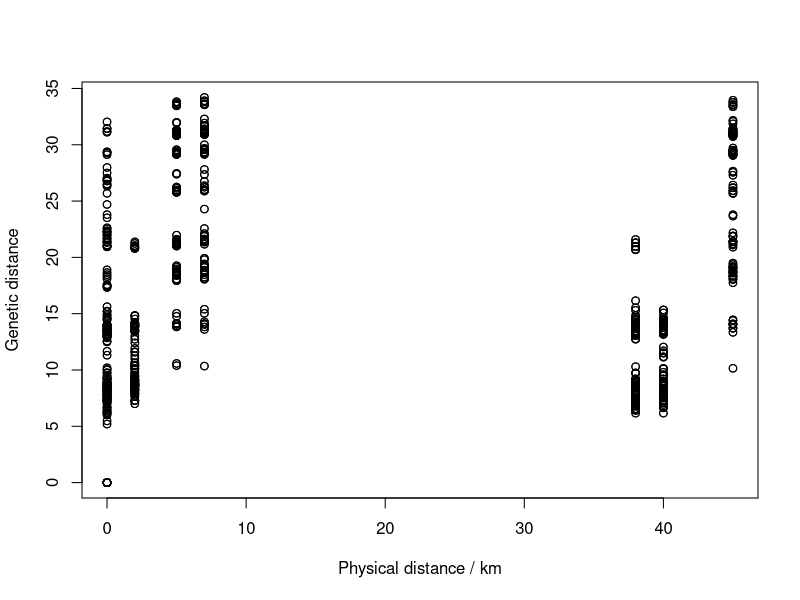
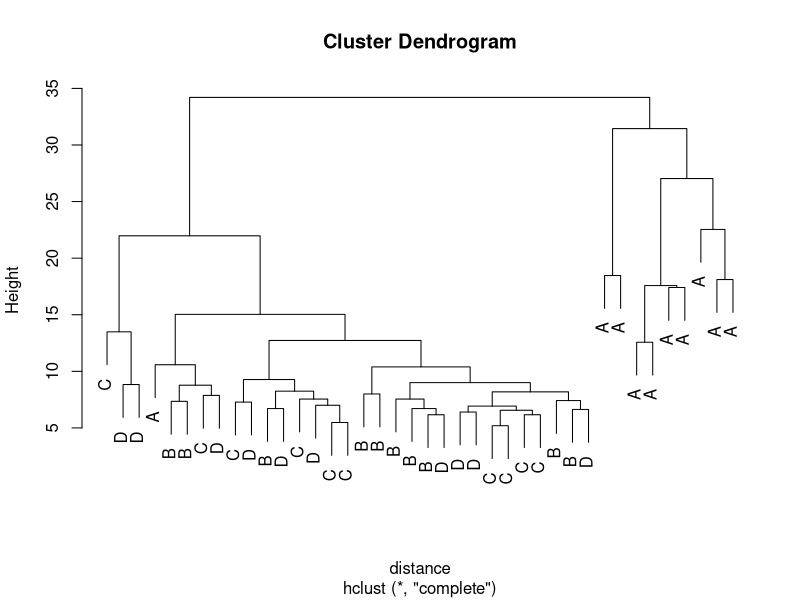
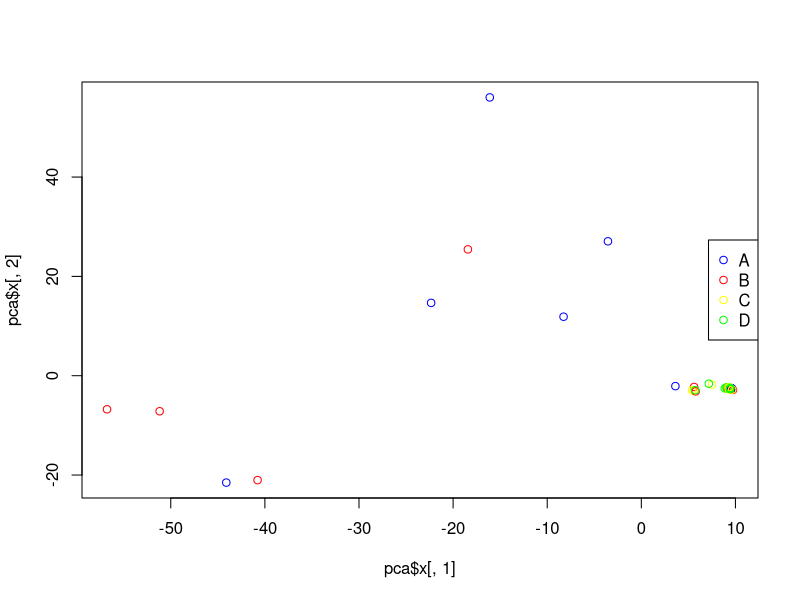

R code for these plots, in order:

# I first do Q1 by the FST method.
# Then Q2, genetic distance vs physical distance - he doesn't show how to do this in the example code...
# Then I've copy & pasted the example code for PCA and tree annotation methods as these are simpler.

# BTW if you dont get PCA, I found this video super helpful: https://www.youtube.com/watch?v=FgakZw6K1QQ
# Or if youre lazy: https://www.youtube.com/watch?v=HMOI_lkzW08

#######################
### FST calculation ###
### --------------- ###
#######################

# we will calculate FST for each pair of populations (A vs B, A vs C etc etc)

# load in data as a matrix (MUCH faster computation than dataframe, important for big genome data)

# YOU NEED TO CHANGE FILE PATH !
alleles <- as.matrix(read.csv("../Data/turtle.csv", header = FALSE, colClasses = "numeric"))



# function to calculate average FST across whole genome of two populations, a1 and a2
# we will keep track of the sum of FSTs from all sites with
#   a) derived allele frequency > 3% (we will get a list of these sites later)
#   b) non-infinite FST = biallelic in at least one population
get_ave_FST <- function(alleles1, alleles2, high_freq){
  # start total FST counter at 0
  total <- 0
  
  # start counter of eligable, segregating sites at 0
  seg <- 0
  
  # number of sites to loop over = number of columns
  sites = dim(alleles1)[2]
  
  # get allele frequencies
  f1 <- colSums(alleles1)/20
  f2 <- colSums(alleles2)/20
  
  
  # for each site in the genome...
  for (i in 1:sites){
    
    # only consider the site if:
    # high_freq == TRUE     AND    ( biallelic in a1     OR     biallelic in a2 )
    if(high_freq[i] == TRUE & ( length(unique(alleles1[,i])) != 1 | length(unique(alleles2[,i])) != 1)) {
      # if this condition is met:
      # calculate Hs using formula from lecture
      Hs <- f1[i] * (1-f1[i]) + f2[i] * (1-f2[i])
      
      # calculate Ht using formula from lecture
      Ht <- f1[i] * (1-f1[i]) + f2[i] * (1-f2[i]) + (abs(f1[i]-f2[i])**2) / 2

      # calculate FST using formula from lecture
      fst <- ( (Ht - Hs) / Ht )

      # add the FST for this site to the total
      total <- total + fst
      # and increase the count of eligable sites by 1
      seg <- seg + 1 
    }
  }
  
  # return the mean FST = total FST / number of eligable sites included
  return (total / seg)
}



# split up the 80 genome x 2000 sites matrix into matrices containing only the genomes for a specific location
A_alleles = alleles[1:20,]
B_alleles = alleles[21:40,]
C_alleles = alleles[41:60,]
D_alleles = alleles[61:80,]

# we need to determine which sites have a derived allele frequency > 3%, to put into our FST average function
# start with a vector with FALSE for all 2000 sites
high_freq = rep(FALSE,2000)

# look at each of the 2000 sites in the full 80 genome data set
for (i in 1:2000){
  
  # if the (sum of the column / 80) > 0.03, then we can accept the site
  if (sum(alleles[,i]) / 80 > 0.03){
    # so we should set the corresponding position in the vector to TRUE 
    high_freq[i] <- 1
  }
}

# finally, print out the results, calling the function with the 2 datasets of interest and the vector of frequency acceptance
cat("Mean FSTs:","\n",
    "\nA vs B:", get_ave_FST(A_alleles, B_alleles, high_freq),
    "\nA vs C:", get_ave_FST(A_alleles, C_alleles, high_freq),
    "\nA vs D:", get_ave_FST(A_alleles, D_alleles, high_freq),
    "\nB vs C:", get_ave_FST(B_alleles, C_alleles, high_freq),
    "\nB vs D:", get_ave_FST(B_alleles, D_alleles, high_freq),
    "\nC vs D:", get_ave_FST(C_alleles, D_alleles, high_freq),"\n")


### Q2 ###

#######################
### IBD calculation ###
### --------------- ###
#######################


# load genotype data as 80 sample x 2000 site matrix
genotypes <- as.matrix(read.csv("../Data/turtle.genotypes.csv", header = FALSE,stringsAsFactors=F, colClasses = "numeric"))

# calculate pairwise euclidean distance between sample genotypes, in 80 sample x 80 sample distance matrix
# this is essentially the distance between the genomes in the 2000 diomension space where each dimension represents the genotype at one site
genetic_distance <- as.matrix(dist(genotypes))

# put one-dimensional physical distances from origin in matrix
locations <- matrix(rep(rep(c(5,10,12,50), each=10),40),ncol=40)
# subtract the transpose to get pairwise distances between populations
physical_distances = abs(locations - t(locations))

# unwrap these distance matrices into vectors and plot scatter
plot(x=c(physical_distances), y=c(genetic_distance), xlab = "Physical distance / km", ylab = "Genetic distance")




### Q1 other methods ###
### COPIED FROM example_04.R  ###

### annotate location/group on tree inferred from distance matrix

distance <- dist(genotypes)

tree <- hclust(distance)

locations_vec <- rep(c("A","B","C","D"), each=10)
plot(tree, labels=locations_vec)

### or we can do a PCA
### we can filter our low-frequency variants first
colors <- rep(c("blue","red","yellow","green"), each=5)

index <- which(apply(FUN=sum, X=genotypes, MAR=2)/(nrow(genotypes)*2)>0.03)

pca <- prcomp(genotypes[,index], center=T, scale=T)

summary(pca)

plot(pca$x[,1], pca$x[,2], col=colors, pch=1)
legend("right", legend=sort(unique(locations_vec)), col=unique(colors), pch=1)
